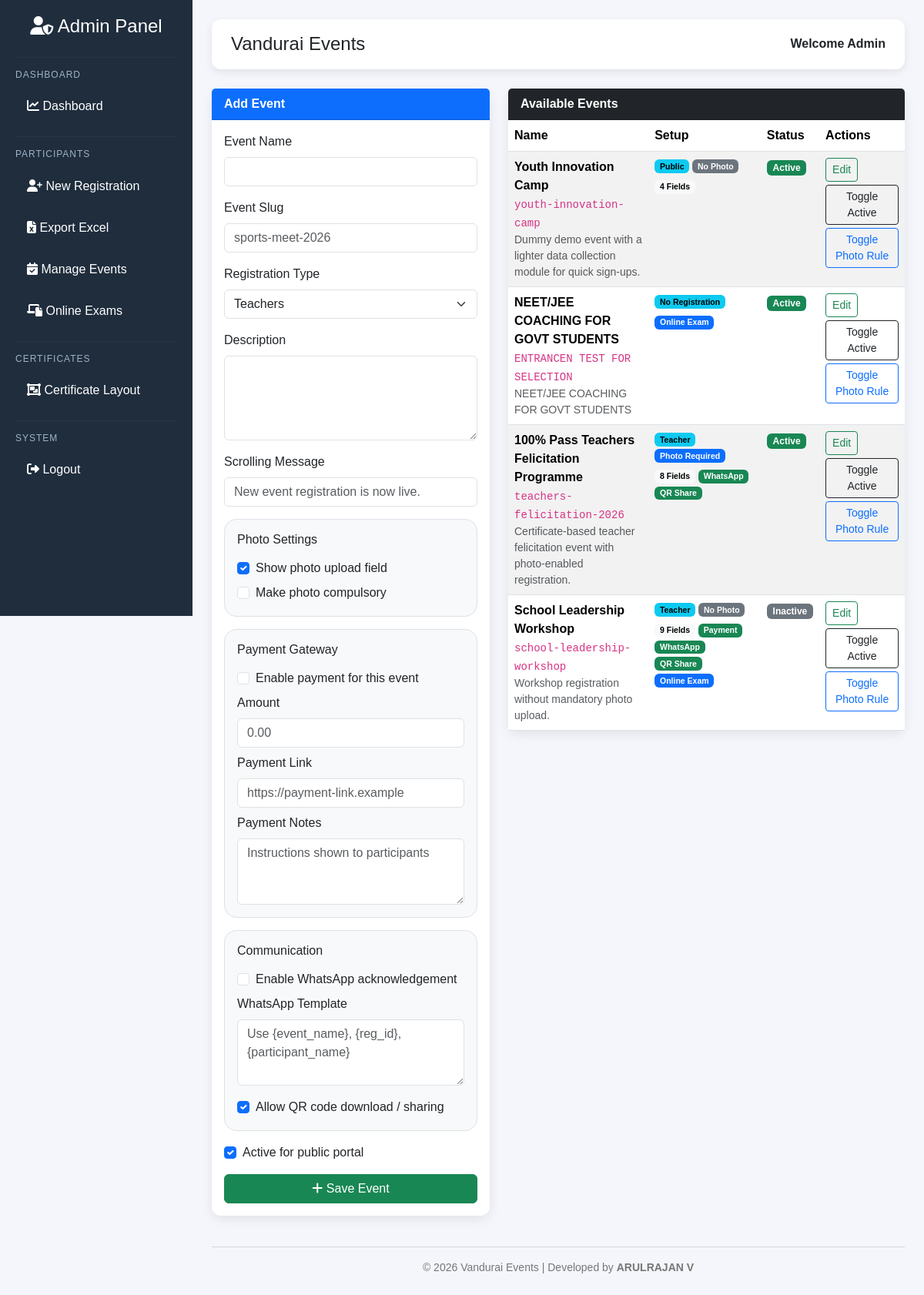
Before: /admin/events (signed in) with the older database file.
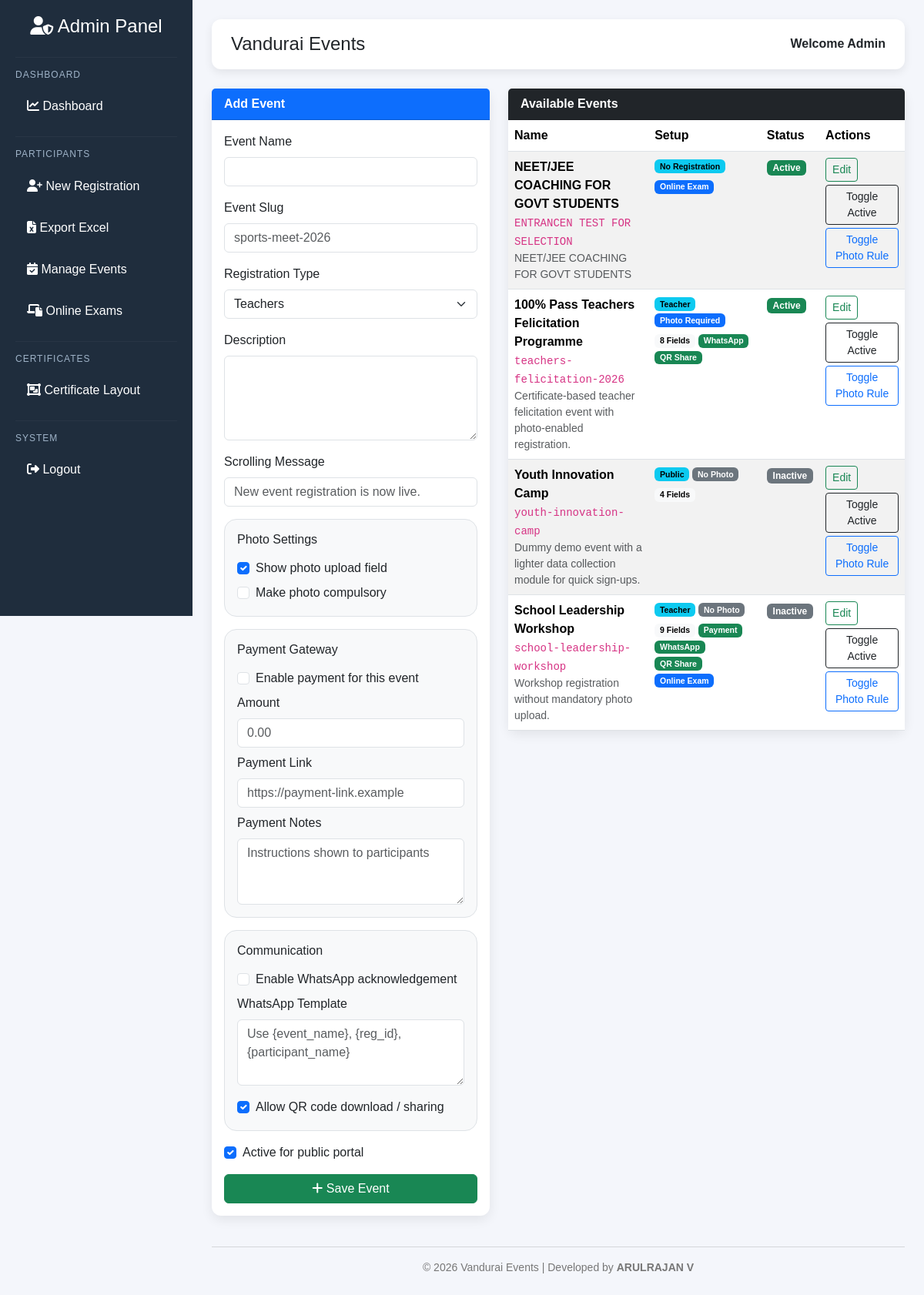
After: the same page with the newer database file.
### models.py (models this page shows)
class Event(db.Model):
    __tablename__ = "events"
    id = db.Column(
        db.Integer,
        primary_key=True
    )
    name = db.Column(
        db.String(150),
        nullable=False
    )
    slug = db.Column(
        db.String(160),
        unique=True,
        nullable=False
    )
    description = db.Column(
        db.Text
    )
    registration_type = db.Column(
        db.String(30),
        default="teacher",
        nullable=False
    )
    requires_photo = db.Column(
        db.Boolean,
        default=True,
        nullable=False
    )
    collect_photo = db.Column(
        db.Boolean,
        default=True,
        nullable=False
    )
    collect_email = db.Column(
        db.Boolean,
        default=True,
        nullable=False
    )
    collect_designation = db.Column(
        db.Boolean,
        default=True,
        nullable=False
    )
    collect_subject = db.Column(
        db.Boolean,
        default=True,
        nullable=False
    )
    collect_school_name = db.Column(
        db.Boolean,
        default=True,
        nullable=False
    )
    collect_school_area = db.Column(
        db.Boolean,
        default=True,
        nullable=False
    )
    collect_block = db.Column(
        db.Boolean,
        default=True,
        nullable=False
    )
    marquee_message = db.Column(
        db.String(255)
    )
    payment_enabled = db.Column(
        db.Boolean,
        default=False,
        nullable=False
    )
    payment_amount = db.Column(
        db.Float,
        default=0
    )
    payment_link = db.Column(
        db.String(500)
    )
    payment_notes = db.Column(
        db.Text
    )
    whatsapp_ack_enabled = db.Column(
        db.Boolean,
        default=False,
        nullable=False
    )
    whatsapp_template = db.Column(
        db.Text
    )
    qr_sharing_enabled = db.Column(
        db.Boolean,
        default=True,
        nullable=False
    )
    exam_enabled = db.Column(
        db.Boolean,
        default=False,
        nullable=False
    )
    is_active = db.Column(
        db.Boolean,
        default=True,
        nullable=False
    )
    created_at = db.Column(
        db.DateTime,
        default=datetime.utcnow
    )
    participants = db.relationship(
        "Participant",
        back_populates="event",
        lazy=True
    )
    registration_fields = db.relationship(
        "EventField",
        back_populates="event",
        cascade="all, delete-orphan",
        order_by="EventField.sort_order.asc(), EventField.id.asc()",
        lazy=True
    )
    exam_subjects = db.relationship(
        "ExamSubject",
        back_populates="event",
        cascade="all, delete-orphan",
        order_by="ExamSubject.subject_name.asc()",
        lazy=True
    )
    online_exams = db.relationship(
        "OnlineExam",
        back_populates="event",
        cascade="all, delete-orphan",
        order_by="OnlineExam.created_at.desc()",
        lazy=True
    )

### admin_routes.py (the view, shortened to what this page needs)
@admin_bp.route("/admin/events", methods=["GET", "POST"])
def events():
    if "admin" not in session:
        return redirect(url_for("routes.login"))
    events = Event.query.order_by(
        Event.is_active.desc(),
        Event.created_at.desc(),
        Event.id.desc()
    ).all()
    return render_template(
        "admin/events.html",
        events=events,
        registration_type_choices=REGISTRATION_TYPE_CHOICES
    )

### templates/admin/events.html (shortened to what this page needs)
{% extends "admin/admin_base.html" %}
{% block content %}
<div class="row g-4">
<div class="col-lg-5">
    <div class="card">
        <div class="card-header bg-primary text-white">
            Add Event
        </div>
        <div class="card-body">
            <form method="POST">
                <div class="mb-3">
                    <label class="form-label">Event Name</label>
                    <input type="text" name="name" class="form-control" required>
                </div>
                <div class="mb-3">
                    <label class="form-label">Event Slug</label>
                    <input type="text" name="slug" class="form-control" placeholder="sports-meet-2026" required>
                </div>
                <div class="mb-3">
                    <label class="form-label">Registration Type</label>
                    <select name="registration_type" class="form-select">
                        {% for value, label in registration_type_choices %}
                        <option value="{{ value }}">{{ label }}</option>
                        {% endfor %}
                    </select>
                </div>
                <div class="mb-3">
                    <label class="form-label">Description</label>
                    <textarea name="description" class="form-control" rows="4"></textarea>
                </div>
                <div class="mb-3">
                    <label class="form-label">Scrolling Message</label>
                    <input type="text" name="marquee_message" class="form-control" placeholder="New event registration is now live.">
                </div>
                <div class="border rounded-4 p-3 mb-3 bg-light">
                    <h6 class="mb-3">Photo Settings</h6>
                    <div class="form-check mb-2">
                        <input class="form-check-input" type="checkbox" name="collect_photo" id="collect_photo" checked>
                        <label class="form-check-label" for="collect_photo">
                            Show photo upload field
                        </label>
                    </div>
                    <div class="form-check">
                        <input class="form-check-input" type="checkbox" name="requires_photo" id="requires_photo">
                        <label class="form-check-label" for="requires_photo">
                            Make photo compulsory
                        </label>
                    </div>
                </div>
                <div class="border rounded-4 p-3 mb-3 bg-light">
                    <h6 class="mb-3">Payment Gateway</h6>
                    <div class="form-check mb-2">
                        <input class="form-check-input" type="checkbox" name="payment_enabled" id="payment_enabled">
                        <label class="form-check-label" for="payment_enabled">
                            Enable payment for this event
                        </label>
                    </div>
                    <div class="mb-2">
                        <label class="form-label">Amount</label>
                        <input type="number" step="0.01" min="0" name="payment_amount" class="form-control" placeholder="0.00">
                    </div>
                    <div class="mb-2">
                        <label class="form-label">Payment Link</label>
                        <input type="url" name="payment_link" class="form-control" placeholder="https://payment-link.example">
                    </div>
                    <div class="mb-0">
                        <label class="form-label">Payment Notes</label>
                        <textarea name="payment_notes" class="form-control" rows="3" placeholder="Instructions shown to participants"></textarea>
                    </div>
                </div>
                <div class="border rounded-4 p-3 mb-3 bg-light">
                    <h6 class="mb-3">Communication</h6>
                    <div class="form-check mb-2">
                        <input class="form-check-input" type="checkbox" name="whatsapp_ack_enabled" id="whatsapp_ack_enabled">
                        <label class="form-check-label" for="whatsapp_ack_enabled">
                            Enable WhatsApp acknowledgement
                        </label>
                    </div>
                    <div class="mb-3">
                        <label class="form-label">WhatsApp Template</label>
                        <textarea name="whatsapp_template" class="form-control" rows="3" placeholder="Use {event_name}, {reg_id}, {participant_name}"></textarea>
                    </div>
                    <div class="form-check">
                        <input class="form-check-input" type="checkbox" name="qr_sharing_enabled" id="qr_sharing_enabled" checked>
                        <label class="form-check-label" for="qr_sharing_enabled">
                            Allow QR code download / sharing
                        </label>
                    </div>
                </div>
                <div class="form-check mb-3">
                    <input class="form-check-input" type="checkbox" name="is_active" id="is_active" checked>
                    <label class="form-check-label" for="is_active">
                        Active for public portal
                    </label>
                </div>
                <button class="btn btn-success w-100">
                    <i class="fa-solid fa-plus"></i>
                    Save Event
                </button>
            </form>
        </div>
    </div>
</div>
<div class="col-lg-7">
    <div class="card">
        <div class="card-header bg-dark text-white">
            Available Events
        </div>
        <div class="card-body p-0">
            <div class="table-responsive">
                <table class="table table-striped mb-0">
                    <thead>
                        <tr>
                            <th>Name</th>
                            <th>Setup</th>
                            <th>Status</th>
                            <th>Actions</th>
                        </tr>
                    </thead>
                    <tbody>
                        {% for event in events %}
                        <tr>
                            <td>
                                <strong>{{ event.name }}</strong>
                                <div><code>{{ event.slug }}</code></div>
                                {% if event.description %}
                                <div class="small text-muted">{{ event.description }}</div>
                                {% endif %}
                            </td>
                            <td>
                                <div class="small mb-2">
                                    <span class="badge text-bg-info">
                                        {% if event.registration_type == "no_registration" %}No Registration{% else %}{{ event.registration_type|title }}{% endif %}
                                    </span>
                                    {% if event.registration_type != "no_registration" %}
                                    <span class="badge {% if event.collect_photo and event.requires_photo %}bg-primary{% elif event.collect_photo %}bg-warning text-dark{% else %}bg-secondary{% endif %}">
                                        {% if event.collect_photo and event.requires_photo %}Photo Required{% elif event.collect_photo %}Photo Optional{% else %}No Photo{% endif %}
                                    </span>
                                    {% endif %}
                                </div>
                                <div class="small d-flex flex-wrap gap-1">
                                    {% if event.registration_type != "no_registration" %}
                                    <span class="badge text-bg-light">{{ event.registration_fields|length }} Fields</span>
                                    {% endif %}
                                    {% if event.payment_enabled %}<span class="badge text-bg-success">Payment</span>{% endif %}
                                    {% if event.whatsapp_ack_enabled %}<span class="badge text-bg-success">WhatsApp</span>{% endif %}
                                    {% if event.qr_sharing_enabled %}<span class="badge text-bg-success">QR Share</span>{% endif %}
                                    {% if event.exam_enabled %}<span class="badge text-bg-primary">Online Exam</span>{% endif %}
                                </div>
                            </td>
                            <td>
                                {% if event.is_active %}
                                <span class="badge bg-success">Active</span>
                                {% else %}
                                <span class="badge bg-secondary">Inactive</span>
                                {% endif %}
                            </td>
                            <td>
                                <a href="{{ url_for('admin.edit_event', id=event.id) }}" class="btn btn-sm btn-outline-success mb-1">
                                    Edit
                                </a>
                                <form method="POST" action="{{ url_for('admin.toggle_event_active', id=event.id) }}" class="d-inline">
                                    <button class="btn btn-sm btn-outline-dark mb-1">
                                        Toggle Active
                                    </button>
                                </form>
                                <form method="POST" action="{{ url_for('admin.toggle_event_photo_rule', id=event.id) }}" class="d-inline">
                                    <button class="btn btn-sm btn-outline-primary mb-1">
                                        Toggle Photo Rule
                                    </button>
                                </form>
                            </td>
                        </tr>
                        {% else %}
                        <tr>
                            <td colspan="4" class="text-center py-4 text-muted">
                                No events configured yet.
                            </td>
                        </tr>
                        {% endfor %}
                    </tbody>
                </table>
            </div>
        </div>
    </div>
</div>
</div>
{% endblock %}

### templates/admin/admin_base.html (shortened to what this page needs)
<!DOCTYPE html>
<html lang="en">
<head>
    <link href="https://cdn.jsdelivr.net/npm/bootstrap@5.3.3/dist/css/bootstrap.min.css"
          rel="stylesheet">
    <link href="https://cdnjs.cloudflare.com/ajax/libs/font-awesome/6.7.2/css/all.min.css"
          rel="stylesheet">
</head>
<body>
<div class="sidebar">
    <h2>
        <i class="fa-solid fa-user-shield"></i>
        Admin Panel
    </h2>
    <hr>
    <h6>Dashboard</h6>
    <a href="/admin">
        <i class="fa-solid fa-chart-line"></i>
        Dashboard
    </a>
    <hr>
    <h6>Participants</h6>
    <a href="/register">
        <i class="fa-solid fa-user-plus"></i>
        New Registration
    </a>
    <a href="/export">
        <i class="fa-solid fa-file-excel"></i>
        Export Excel
    </a>
    <a href="/admin/events">
        <i class="fa-solid fa-calendar-check"></i>
        Manage Events
    </a>
    <a href="/admin/exams">
        <i class="fa-solid fa-laptop-file"></i>
        Online Exams
    </a>
    <hr>
    <h6>Certificates</h6>
    <a href="/layout-editor">
        <i class="fa-solid fa-object-group"></i>
        Certificate Layout
    </a>
    <hr>
    <h6>System</h6>
    <a href="/admin/logout">
        <i class="fa-solid fa-right-from-bracket"></i>
        Logout
    </a>
</div>
<div class="content">
    <div class="topbar">
        {% block topbar %}
        <div class="d-flex justify-content-between align-items-center">
            <h4 class="mb-0">
                Vandurai Events
            </h4>
            <strong>
                Welcome Admin
            </strong>
        </div>
        {% endblock %}
    </div>
    {% block content %}
    {% endblock %}
    <div class="footer">
        <hr>
        © 2026 Vandurai Events |
        Developed by <strong>ARULRAJAN V</strong>
    </div>
</div>
</body>
</html>

### templates/admin/admin_base.html (style rules this page uses)
* { margin:0; padding:0; box-sizing:border-box; }
body { font-family:Arial,Helvetica,sans-serif; background:#f4f6fb; }
.sidebar { position:fixed; left:0; top:0; width:250px; height:100vh; background:#1f2d3d; color:#fff; overflow-y:auto; padding:20px; }
.sidebar h2 { text-align:center; margin-bottom:25px; font-size:24px; color:#ffffff; }
.sidebar hr { border-color:rgba(255,255,255,.15); margin:15px 0; }
.sidebar h6 { color:#9fb3c8; margin-bottom:10px; text-transform:uppercase; font-size:12px; letter-spacing:1px; }
.sidebar a { display:block; color:#ffffff; text-decoration:none; padding:12px 15px; margin-bottom:6px; border-radius:8px; transition:.3s; }
.content { margin-left:250px; padding:25px; }
.topbar { background:#fff; padding:18px 25px; border-radius:12px; box-shadow:0 4px 12px rgba(0,0,0,.08); margin-bottom:25px; }
.card { border:none; border-radius:12px; box-shadow:0 5px 15px rgba(0,0,0,.08); }
.card-header { font-weight:bold; }
.footer { margin-top:40px; text-align:center; color:#777; font-size:14px; }

Changed rows visible on the page:
changed Event "Youth Innovation Camp": is_active "Active" → "Inactive"; moves down the list
